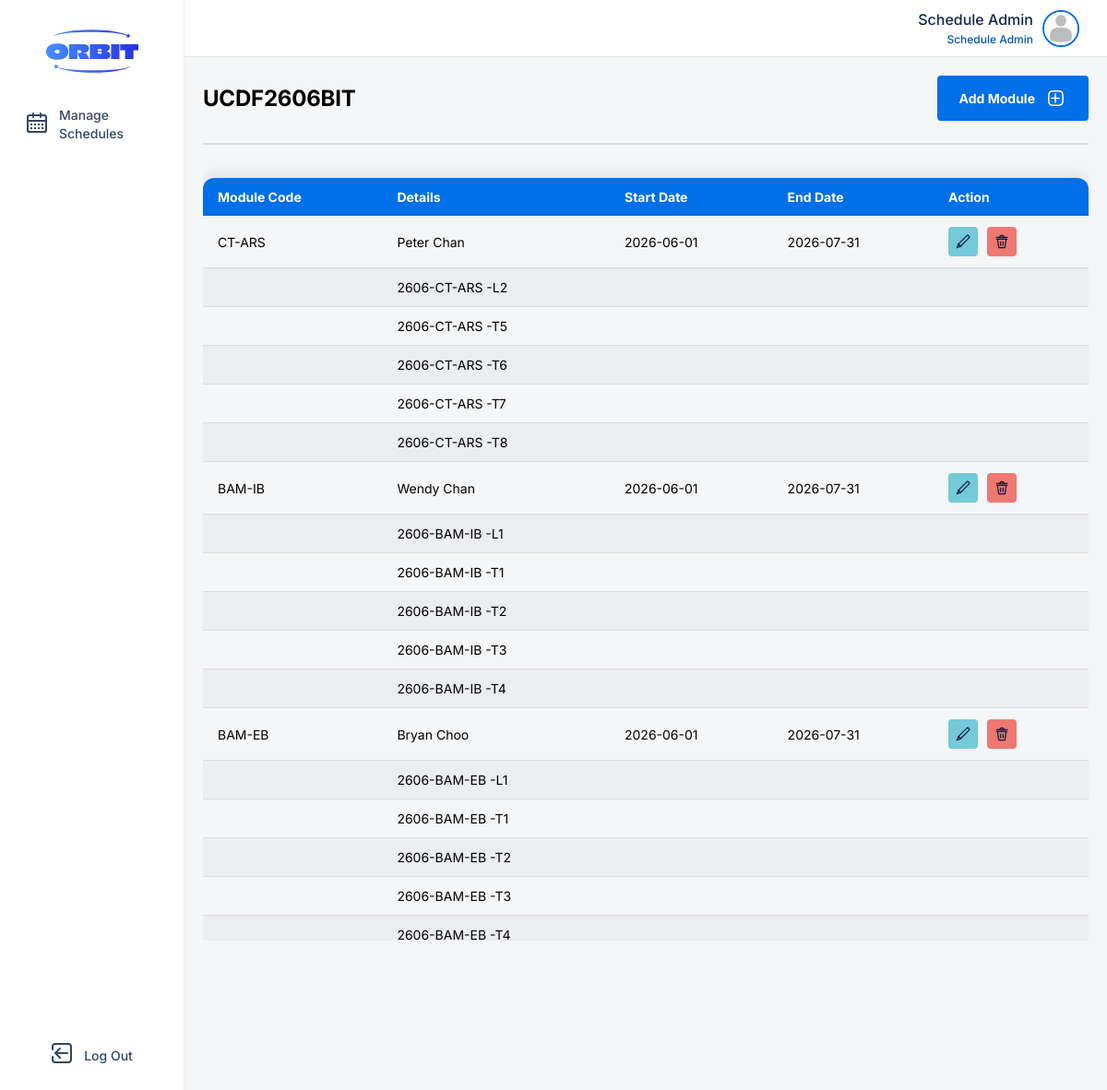
The page /client/src/pages/course-management/module-page.php?intake=UCDF2606BIT (signed in) on the database its author committed.
### tables this page shows
CREATE TABLE IF NOT EXISTS `user` (
  `user_id` int NOT NULL AUTO_INCREMENT,
  `name` varchar(255) NOT NULL,
  `password` varchar(255) NOT NULL,
  `email` varchar(50) NOT NULL,
  `phone` varchar(15) NOT NULL,
  `picture` varchar(50) DEFAULT NULL,
  `role` varchar(20) NOT NULL,
  PRIMARY KEY (`user_id`)
);

CREATE TABLE IF NOT EXISTS `intake` (
  `intake_id` varchar(20) NOT NULL,
  `course_id` varchar(10) NOT NULL,
  `name` varchar(255) NOT NULL,
  `start_date` date NOT NULL,
  `total_register` int NOT NULL,
  `status` varchar(15) NOT NULL,
  PRIMARY KEY (`intake_id`),
  KEY `course_id` (`course_id`)
);

CREATE TABLE IF NOT EXISTS `course_module` (
  `course_module_id` int NOT NULL AUTO_INCREMENT,
  `module_id` varchar(20) NOT NULL,
  `lecturer_id` varchar(10) NOT NULL,
  `intake_id` varchar(20) NOT NULL,
  `start_date` date NOT NULL,
  `end_date` date NOT NULL,
  PRIMARY KEY (`course_module_id`),
  KEY `module_id` (`module_id`),
  KEY `lecturer_id` (`lecturer_id`),
  KEY `intake_id` (`intake_id`) USING BTREE
);

CREATE TABLE IF NOT EXISTS `module_group` (
  `module_group_id` varchar(25) NOT NULL,
  `course_module_id` int NOT NULL,
  `type` varchar(10) NOT NULL,
  PRIMARY KEY (`module_group_id`),
  KEY `course_module_id` (`course_module_id`)
);

### server/models/user.php (called while the page is built, shortened)
<?php
class User {
    private $connection;
    public function __construct($database) {
        $this->connection = $database;
    }
    public function getUser($userID):array {
        $result = [
            "error" => True,
            "id" => $userID,
            "name" => "",
            "password" => "",
            "email" => "",
            "phone" => "",
            "picture" => "",
            "role" => ""
        ];
        $sql = "SELECT * FROM user WHERE user_id = $userID;";
        $statement = mysqli_query($this->connection, $sql);
        $user = mysqli_fetch_array($statement);
        if ($user) {
            $result["error"] = False;
            $result["name"] = $user["name"];
            $result["password"] = $user["password"];
            $result["email"] = $user["email"];
            $result["phone"] = $user["phone"];
            $result["picture"] = $user["picture"];
            $result["role"] = $user["role"];
        }
        return $result;
    }
}
?>

### server/controllers/manage-user.php (called while the page is built, shortened)
<?php
require_once ROOT.MODELS.'/user.php';
class ManageUser {
    private $userEditor;
    private $lecturerEditor;
    public function __construct() {
        global $connect;
        $this->userEditor = new User($connect);
        $this->lecturerEditor = new Lecturer($connect);
    }
    public function get($id):array {
        $result = [
            "error" => True,
        ];
        $user = $this->userEditor->getUser($id);
        $result["error"] = $user["error"];
        if ($result["error"]) {
            return $result;
        } else {
            $result["userID"] = $user["id"];
            $result["name"] = $user["name"];
            $result["password"] = $user["password"];
            $result["email"] = $user["email"];
            $result["phone"] = $user["phone"];
            $result["picture"] = $user["picture"];
            $result["role"] = $user["role"];
            $role = $user["role"];
        }
        switch ($role) {
            case "Lecturer":
                $lecturer = $this->lecturerEditor->getLecturer($id);
                $result["error"] = $lecturer["error"];
                if (!$result["error"]) {
                    $result["lecturerID"] = $lecturer["lecturerID"];
                    $result["qualification"] = $lecturer["qualification"];
                    $result["status"] = $lecturer["status"];
                }
                break;
        }
        return $result;
    }
}
?>

### server/routes/user-management-route.php (called while the page is built, shortened)
<?php
require_once ROOT.CONTROLLERS.'/manage-user.php';
$manageUser = new ManageUser();
function getUser($id) {
    global $manageUser;
    $data = $manageUser->get($id);
    return $data;
}
?>

### server/routes/course-management-route.php (called while the page is built, shortened)
<?php
require_once ROOT . CONTROLLERS . '/manage-intake.php';
require_once ROOT . CONTROLLERS . '/manage-user.php';
require_once ROOT . CONTROLLERS . '/manage-course-module.php';
$manageIntake = new ManageIntake();
$manageCourseModule = new ManageCourseModule();
function getIntake($intakeID) {
    global $manageIntake;
    return $manageIntake->getIntake($intakeID);
}
function getCourseModuleList($intakeID) {
    global $manageCourseModule;
    return $manageCourseModule->getList($intakeID);
}
?>

### server/controllers/manage-intake.php (called while the page is built, shortened)
<?php
require_once ROOT . MODELS . '/intake.php';
class ManageIntake {
    private $intakeEditor;
    public function __construct() {
        global $connect;
        $this->intakeEditor = new Intake($connect);
    }
    public function getIntake($intakeID) {
        $result = $this->intakeEditor->getIntake($intakeID);
        if ($result["error"]) {
            return [];
        } else {
            return [
                "intakeID" => $result["intakeID"],
                "courseID" => $result["courseID"],
                "name" => $result["name"],
                "startDate" => $result["startDate"],
                "totalRegister" => $result["totalRegister"],
                "status" => $result["status"]];
        }
    }
}
?>

### server/models/intake.php (called while the page is built, shortened)
<?php
class Intake {
    private $connection;
    public function __construct($database) {
        $this->connection = $database;
    }
    public function getIntake($intakeID):array {
        $result = [
            "error" => True,
            "intakeID" => "",
            "courseID" => "",
            "name" => "",
            "startDate" => "",
            "totalRegister" => 0,
            "status" => ""
        ];
        $sql = "SELECT * FROM intake WHERE intake_id = '$intakeID';";
        $statement = mysqli_query($this->connection, $sql);
        $intake = mysqli_fetch_array($statement);
        if ($intake) {
            $result["intakeID"] = $intake["intake_id"];
            $result["courseID"] = $intake["course_id"];
            $result["name"] = $intake["name"];
            $result["startDate"] = $intake["start_date"];
            $result["totalRegister"] = $intake["total_register"];
            $result["status"] = $intake["status"];
            $result["error"] = False;
        }
        return $result;
    }
}
?>

### server/controllers/manage-course-module.php (called while the page is built, shortened)
<?php
require_once ROOT . MODELS . '/module-group.php';
require_once ROOT . MODELS . '/intake.php';
class ManageCourseModule {
    private $connection;
    private $moduleGroupEditor;
    public function __construct() {
        global $connect;
        $this->connection = $connect;
        $this->moduleGroupEditor = new ModuleGroup($connect);
    }
    public function getList($intakeID):array {
        $result = [];
        $sql = "SELECT * FROM course_module c
                LEFT JOIN lecturer l ON c.lecturer_id = l.lecturer_id
                LEFT JOIN user u ON l.user_id = u.user_id WHERE c.intake_id = '$intakeID';";
        $statement = mysqli_query($this->connection, $sql);
        while ($row = mysqli_fetch_array($statement)) {
            $moduleGroup = $this->moduleGroupEditor->getModuleGroup($row["course_module_id"]);
            $result[] = [
                "courseModuleID" => $row["course_module_id"],
                "lecturerID" => $row["lecturer_id"],
                "moduleID" => $row["module_id"],
                "name" => $row["name"],
                "intake" => $row['intake_id'],
                "startDate" => $row["start_date"],
                "endDate" => $row["end_date"],
                "group" => $moduleGroup
            ];
        }
        return $result;
    }
}
?>

### server/models/module-group.php (called while the page is built, shortened)
<?php
class ModuleGroup {
    private $connection;
    public function __construct($database) {
        $this->connection = $database;
    }
    public function getModuleGroup($courseModuleID) {
        $result = [];
        $sql = "SELECT * FROM module_group WHERE course_module_id = $courseModuleID;";
        $statement = mysqli_query($this->connection, $sql);
        while ($row = mysqli_fetch_array($statement)) {
            $result[] = [
                "moduleGroupID" => $row["module_group_id"],
                "type" => $row["type"]
            ];
        }
        return $result;
    }
}
?>

### client/src/features/course-management/course-module-component.php (the view, shortened to what this page needs)
<?php
function renderTable($courseModuleList, $intakeID)
{
?>
    <div class="table-container">
    <table class="users-table">
        <thead>
            <tr>
                <th>Module Code</th>
                <th>Details</th>
                <th>Start Date</th>
                <th>End Date</th>
                <th>Action</th>
            </tr>
        </thead>
        <tbody>
            <?php foreach ($courseModuleList as $courseModule):
            ?>
                <tr>
                    <td><?php echo $courseModule['moduleID']; ?></td>
                    <td><?php echo $courseModule['name']; ?></td>
                    <td><?php echo $courseModule['startDate']; ?></td>
                    <td><?php echo $courseModule['endDate']; ?></td>
                    <td>
                        <form class="actions" method="post" action="<?php echo PAGES ?>/course-management/module-page.php?intake=<?php echo $intakeID; ?>">
                            <button class="action-btn" id="edit-btn" name="edit" type="submit">
                            </button>
                            <button class="action-btn" id="delete-btn" name="delete" type="submit">
                            </button>
                        </form>
                    </td>
                </tr>
                <?php foreach ($courseModule['group'] as $row) { ?>
                    <tr>
                        <td></td>
                        <td><?php echo $row['moduleGroupID']; ?></td>
                        <td></td>
                        <td></td>
                        <td>
                        </td>
                    </tr>
            <?php } endforeach; ?>
        </tbody>
    </table>
    </div>
<?php
}
?>

### client/src/shared/navigation-bar/admin-nav-bar.php (shortened to what this page needs)
<?php
function renderNavItem($name, $iconFilename, $link, $pageId)
{
    $activeClass = (isset($_SESSION['currentPage']) && $_SESSION['currentPage'] == $pageId) ? 'active' : '';
    echo "<li class='nav-item {$activeClass}' id='{$pageId}'>";
    echo "<a href='{$link}'>";
    echo "<div class='icon'>";
    echo "</div>";
    echo "<span>{$name}</span>";
    echo "</a>";
    echo "</li>";
}
function renderNavBar()
{
    $userRole = $_SESSION['role'] ?? 'guest';
    echo '<div class="nav-bar">';
    echo '<div class="logo-wrapper">';
    echo '<img class="logo" src="' . ASSETS . '/icons/orbit-logo.svg" alt="Orbit Logo">';
    echo '</div>';
    echo '<div class="nav-wrapper">';
    echo '<ul class="nav-list">';
    switch ($userRole) {
        case 'Schedule Admin':
            $dashboardPath = PAGES . "/schedule-management/dashboard.php";
            renderNavItem('Manage Schedules', 'calendar-icon.svg', $dashboardPath, 'manageschedules');
            break;
    }
    echo '</ul>';
    echo '</div>';
    if ($userRole !== 'guest') {
        echo '<ul class="nav-list logout-section">';
        echo '</ul>';
    }
    echo '</div>';
}
function renderContentTopBar($name, $role, $profileImg = UPLOADS . '/default-profile.png') {
    echo '<div class="top-bar">';
    echo '<div class="profile" onClick="openModal(\'userProfileView\')">';
    echo '<div class="name-and-role">';
    echo '<span class="username">' . htmlspecialchars($name) . '</span>';
    echo '<span class="role">' . htmlspecialchars($role) . '</span>';
    echo '</div>';
    echo '<div class="profile-img-container">';
    echo '<img src="' . $profileImg . '" alt="Profile Image" class="profile-img">';
    echo '</div>';
    echo '</div>';
    echo '</div>';
}
?>

### client/src/pages/course-management/module-page.php (shortened to what this page needs)
<?php
include_once ROOT . COMPONENTS . '/header.php';
include_once ROOT . COMPONENTS . '/footer.php';
require_once ROOT . NAVIGATION . '/admin-nav-bar.php';
require_once ROOT . SERVICES . '/manage-course-service.php';
require_once ROOT . FEATURES . '/course-management/course-module-component.php';
$user = getUser($_SESSION['userID']);
$name = $user['name'];
$role = $user['role'];
renderNavBar();
renderContentTopBar($name, $role);
if (isset($_GET['intake'])) {
    $intake = getIntake($_GET['intake']);
} else {
    header('Location: ' . INDEX);
    exit();
}
?>
<div class="page-content">
    <div class="manage-users-container">
        <div class="title-btn-wrapper">
            <span class="manage-users-header"><?php echo $intake['intakeID']; ?></span>
            <div class="add-user-btn" onclick="openModal('addCourseModuleForm')">
                <span class="btn-text">
                    Add Module
                </span>
            </div>
        </div>
        <hr class="divider">
        <?php
        $courseModuleList = getCourseModuleList($intake['intakeID']);
        renderTable($courseModuleList, $intake['intakeID']);
        ?>
    </div>
</div>

### client/src/styles/global.css (style rules this page uses)
*, *::before, *::after { margin: 0; padding: 0; box-sizing: border-box; font-family: "Inter", sans-serif; }

### client/src/styles/modal.css (style rules this page uses)
:root { --text-highlight: #007aff; --link-hover: #0057b5; --heading-2-color: #354764; --heading-color: #091e42; --id-bg-text: #dfe2e6; --id-text: #4a4a4b; --light-shadow: rgba(0, 0, 0, 0.1); --overlay-bg: rgba(0, 0, 0, 0.2); --profile-border: #007aff; }

### client/src/styles/admin-nav-bar.css (style rules this page uses)
.nav-bar { display: flex; position: sticky; top: 0px; left: 0px; flex-direction: column; align-items: center; height: 100vh; width: fit-content; min-width: 200px; padding: 32px 16px; background: white; border-right: 1px solid #f0f0f0; z-index: 999; }
.logo { width: 100px; height: auto; flex-shrink: 0; aspect-ratio: 135/64; }
.icon { width: 24px; height: auto; aspect-ratio: 1/1; }
.nav-wrapper { flex: 1; display: flex; flex-direction: column; margin-top: 24px; }
.nav-list { padding: 0; margin: 0; list-style: none; display: flex; flex-direction: column; gap: 8px; }
.nav-item { list-style: none; list-style-type: none; }
.nav-item a { display: flex; padding: 8px 12px; align-items: center; gap: 12px; align-self: stretch; border-radius: var(--Container-corner-radius, 4px); text-decoration: none; color: var(--Foundation-Neutral-N600, #354764); font-family: Inter; font-size: 14px; font-style: normal; font-weight: 500; line-height: 20px; transition: 0.1s; }

### client/src/styles/admin-top-bar.css (style rules this page uses)
body { background-color: #F5F6F7; }
.top-bar { position: fixed; top: 0; left: 0; width: 100%; height: 62px; display: flex; flex-direction: column; justify-content: center; padding: 0px 20px; align-items: flex-end; gap: 20px; border-bottom: 0.5px solid rgba(0, 0, 0, 0.1); background: #fff; }
.profile { display: flex; flex-direction: row; align-items: center; justify-content: flex-end; padding: 10px; gap: 10px; cursor: pointer; border-radius: 4px; transition: 0.2s ease; }
.profile-img-container { width: 40px; height: 40px; flex-shrink: 0; }
.profile-img { width: 100%; height: 100%; border-radius: 50%; object-fit: cover; border: 2px solid var(--Foundation-Blue-blue-600, #006fe8); }
.name-and-role { display: flex; flex-direction: column; align-items: flex-end; gap: 4px; }
.username { color: var(--Foundation-Neutral-N800, #15294b); text-align: center; font-family: Inter; font-size: 16px; font-style: normal; font-weight: 500; line-height: normal; }
.role { color: var(--Foundation-Blue-blue-700, #0057b5); text-align: center; font-family: Inter; font-size: 12px; font-style: normal; font-weight: 500; line-height: normal; }

### client/src/styles/form.css (style rules this page uses)
:root { --primary-blue: #2563eb; --bg-subtle: rgba(245, 246, 247, 0.8); --border-color: #e2e8f0; --text-main: #1e293b; --text-muted: #64748b; }

### rows shown on the page
user: role "Schedule Admin"
intake: intake_id "UCDF2606BIT"
course_module: module "CT-ARS", user.name "Peter Chan", start_date "2026-06-01", end_date "2026-07-31"
module_group: module_group_id "2606-CT-ARS -L2"
module_group: module_group_id "2606-CT-ARS -T5"
module_group: module_group_id "2606-CT-ARS -T6"
module_group: module_group_id "2606-CT-ARS -T7"
module_group: module_group_id "2606-CT-ARS -T8"
course_module: module "BAM-IB", user.name "Wendy Chan", start_date "2026-06-01", end_date "2026-07-31"
module_group: module_group_id "2606-BAM-IB -L1"
module_group: module_group_id "2606-BAM-IB -T1"
module_group: module_group_id "2606-BAM-IB -T2"
module_group: module_group_id "2606-BAM-IB -T3"
module_group: module_group_id "2606-BAM-IB -T4"
course_module: module "BAM-EB", user.name "Bryan Choo", start_date "2026-06-01", end_date "2026-07-31"
module_group: module_group_id "2606-BAM-EB -L1"
module_group: module_group_id "2606-BAM-EB -T1"
module_group: module_group_id "2606-BAM-EB -T2"
module_group: module_group_id "2606-BAM-EB -T3"
module_group: module_group_id "2606-BAM-EB -T4"

### other values the page prints
$name "Manage Schedules Log Out"
$role "Schedule Admin"
